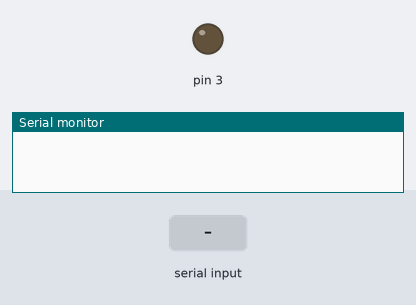
A sketch run on a simulated Arduino Uno, built with avr-gcc and run on an emulated ATmega328P. On the bench: output pins drawn as LEDs (lit = HIGH), the last lines printed to the serial monitor. The test bench sets the inputs (shaded band).

Above: at 1.2 s.
1.3 s: "A" received over the second serial link
At 2.2 s:
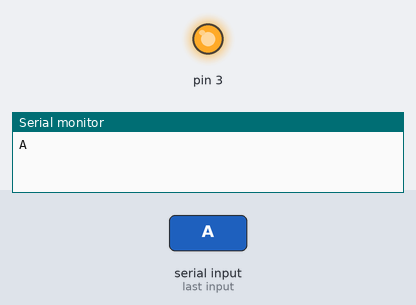
2.8 s: "a" received over the second serial link
At 3.3 s:
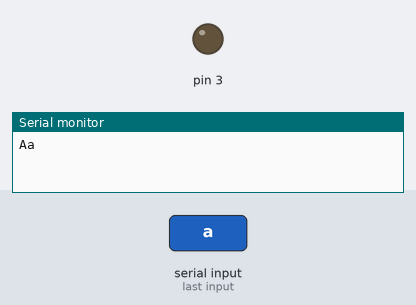
Timing chart, 0 to 5.8 s (numbered marks = the images above; inputs shaded):
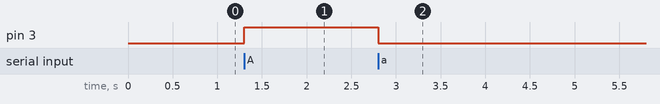

Measured:
- after the input at 1.3 s, pin 3: LOW → HIGH at once
- after the input at 2.8 s, pin 3: HIGH → LOW at once

The sketch:

Pengontrol_Relay_Berbasis_Android.ino
```cpp
#include <SoftwareSerial.h>
SoftwareSerial BTSerial(11, 10); //TX,RX
char val;
int LAMPU1 = 3;

void setup()
{
 pinMode(3,OUTPUT);
 Serial.begin(9600);
 BTSerial.begin(9600);
}

void loop()
{
  if(BTSerial.available())
  {
    val=BTSerial.read();
    Serial.print(val);
  }
if(val=='A') // ON
    {
digitalWrite (3,HIGH);
    }
if(val=='a') // OFF
    {
digitalWrite (3, LOW);
    }

}
```
